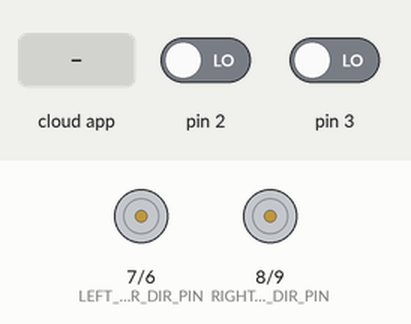
Simulated run of this sketch. Board: Arduino Mega 2560, built with avr-gcc and run on an emulated ATmega2560. On the bench: direction and speed pins drawn as motors (green arrow = direction pin HIGH = forward, orange = LOW = backward, longer = more drive). The test bench sets the inputs (shaded band); at power-on: pin 2 LOW, pin 3 LOW. The ROS host is connected and sends only what is stated.

Above: at 1.2 s.
1.3 s: the phone or cloud app sets left to 45
At 2.4 s:
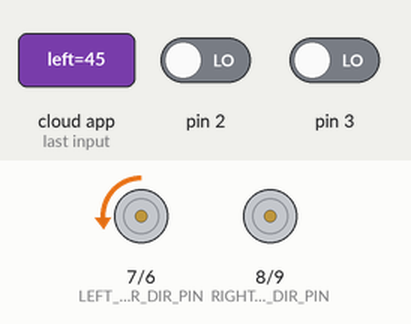
2.8 s: the phone or cloud app sets right to 45
At 3.6 s:
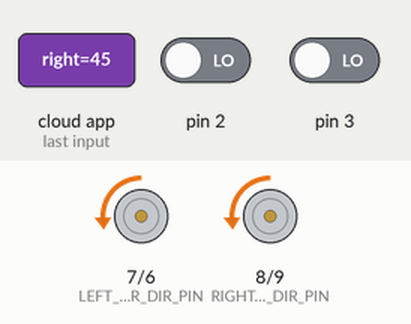
4.3 s: the phone or cloud app sets left to 0
At 4.7 s:
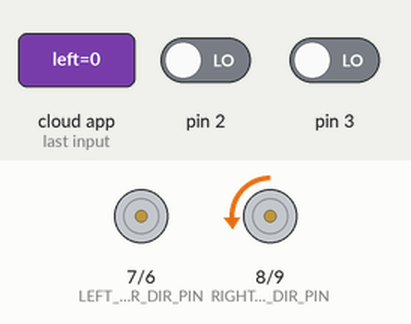
5.8 s: the phone or cloud app sets right to 90
At 7.0 s:
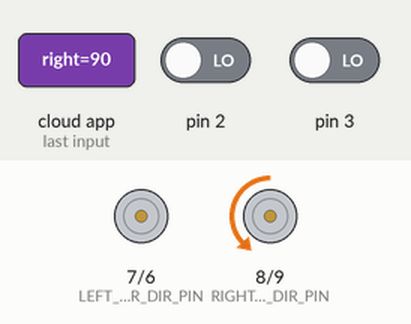
7.3 s: the phone or cloud app sets left to 90
At 8.2 s:
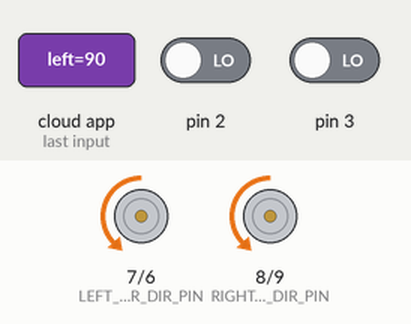
8.8 s: the phone or cloud app sets right to 0
At 9.3 s:
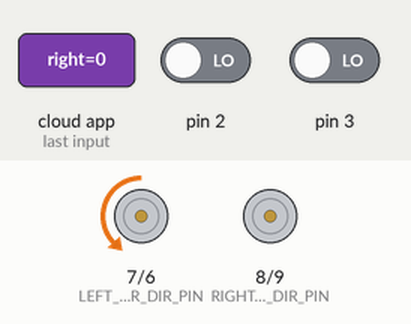
Timing chart, 0 to 11.3 s (numbered marks = the images above; inputs shaded):
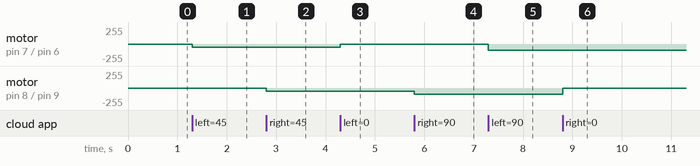

Measured:
- after the input at 1.3 s, motor on pin 7 (LEFT_MOTOR_DIR_PIN) / pin 6 (LEFT_MOTOR_PWM_PIN): stopped → backward 45/255 at once
- after the input at 2.8 s, motor on pin 8 (RIGHT_MOTOR_DIR_PIN) / pin 9 (RIGHT_MOTOR_PWM_PIN): stopped → backward 45/255 at once
- after the input at 4.3 s, motor on pin 7 (LEFT_MOTOR_DIR_PIN) / pin 6 (LEFT_MOTOR_PWM_PIN): backward 45/255 → stopped at once
- after the input at 5.8 s, motor on pin 8 (RIGHT_MOTOR_DIR_PIN) / pin 9 (RIGHT_MOTOR_PWM_PIN): backward 45/255 → backward 90/255 at once
- after the input at 7.3 s, motor on pin 7 (LEFT_MOTOR_DIR_PIN) / pin 6 (LEFT_MOTOR_PWM_PIN): stopped → backward 90/255 at once
- after the input at 8.8 s, motor on pin 8 (RIGHT_MOTOR_DIR_PIN) / pin 9 (RIGHT_MOTOR_PWM_PIN): backward 90/255 → stopped at once

The sketch:

diff_drive.ino
```cpp
// Sketch for ArduinoPi Robot

// includes
#include <ros.h>
#include <std_msgs/Int16.h>
#include <std_msgs/Int32.h>


// constants
#define LEFT_ENCODER_PIN 18  // left encoder on Digital Pin 18 - Arduino MEGA
#define RIGHT_ENCODER_PIN 19 // left encoder on Digital Pin 19 - Arduino MEGA
#define LEFT_ENCODER_INTERRUPT_NB 0
#define RIGHT_ENCODER_INTERRUPT_NB 1
#define LEFT_MOTOR_PWM_PIN 6  // motor A blue motorshield
#define LEFT_MOTOR_DIR_PIN 7
#define RIGHT_MOTOR_PWM_PIN 9 // motor B blue motorshield
#define RIGHT_MOTOR_DIR_PIN 8


// declaration of callbacks interrupts of encoders
void callBackInterruptLeftEncoder();
void callBackInterruptRightEncoder();
// declaration of callbacks for cmd msg reception
void callBackCmdLeftMotor( const std_msgs::Int32& msg);
void callBackCmdRightMotor( const std_msgs::Int32& msg);


// node
ros::NodeHandle nh;


// global variables
std_msgs::Int16 countLeftEncoder;
std_msgs::Int16 countRightEncoder;
std_msgs::Int32 ctrlLeftMotor;
std_msgs::Int32 ctrlRightMotor;
int leftWheelRotationDir = 1;  // 0: stop, +1: forward, -1: backward
int rightWheelRotationDir = 1; // 0: stop, +1: forward, -1: backward
double timeOfLastChangeLeftEncoder = 0.0;
double timeOfLastChangeRightEncoder = 0.0;

double publicationPeriodEncoders = 0.10;//0.05;
double timeOfLastPubEncoders = 0.0;

// publishers
ros::Publisher pubCountLeftEncoder("left_wheel", &countLeftEncoder);
ros::Publisher pubCountRightEncoder("right_wheel", &countRightEncoder);


// suscribers
ros::Subscriber<std_msgs::Int32> subCmdLeftMotor("motor/left", &callBackCmdLeftMotor );
ros::Subscriber<std_msgs::Int32> subCmdRightMotor("motor/right", &callBackCmdRightMotor );


// ****** executed once at Arduino power on or reset ******

void setup() {
 nh.getHardware()->setBaud(115200);
 nh.initNode();
 nh.advertise(pubCountLeftEncoder);
 nh.advertise(pubCountRightEncoder);
 nh.subscribe(subCmdLeftMotor);
 nh.subscribe(subCmdRightMotor);

 attachInterrupt(LEFT_ENCODER_INTERRUPT_NB,  callBackInterruptLeftEncoder, CHANGE);
 attachInterrupt(RIGHT_ENCODER_INTERRUPT_NB, callBackInterruptRightEncoder, CHANGE);

 pinMode(LEFT_MOTOR_DIR_PIN, OUTPUT);
 pinMode(RIGHT_MOTOR_PWM_PIN, OUTPUT);
 pinMode(RIGHT_MOTOR_DIR_PIN, OUTPUT);


}


// ****** infinite main loop on Arduino ******

void loop(){


 // Timer for encoder msg publication
 if (  ( (millis()/1000.0) - timeOfLastPubEncoders ) > publicationPeriodEncoders) {

  // publish messages
  //countLeftEncoder.header.stamp = nh.now();
  //countRightEncoder.header.stamp = countLeftEncoder.header.stamp;
  pubCountLeftEncoder.publish(&countLeftEncoder);
  pubCountRightEncoder.publish(&countRightEncoder);

  // Reset timer
  // if timer expired several times
  // => reset to the integer part of the number of timer periods from last reset of the timer
  timeOfLastPubEncoders = timeOfLastPubEncoders + publicationPeriodEncoders*floor( (millis()/1000.0 - timeOfLastPubEncoders) / publicationPeriodEncoders);

 }

 nh.spinOnce();

}


// definition of callback functions


void callBackCmdLeftMotor( const std_msgs::Int32& msg){

  int u = msg.data;

  // saturation
  if (u>255)
    u = 255;
  if (u<-255)
    u = -255;

  // write rotation speed module
  analogWrite(LEFT_MOTOR_PWM_PIN, abs(u));

  // write rotation speed direction
  if (u>=0) {
    digitalWrite(LEFT_MOTOR_DIR_PIN, LOW);  // forward or stop
    if (u==0){
      leftWheelRotationDir = 0;  // stop
    } else {
      leftWheelRotationDir = 1;  // forward
    }
  } else {
    digitalWrite(LEFT_MOTOR_DIR_PIN, HIGH);  // backward
    leftWheelRotationDir = -1;
  }

}

void callBackCmdRightMotor( const std_msgs::Int32& msg){

  int u = msg.data;

  // saturation
  if (u>255)
    u = 255;
  if (u<-255)
    u = -255;

  // write rotation speed module
  analogWrite(RIGHT_MOTOR_PWM_PIN, abs(u));

  // write rotation speed direction
  if (u>=0) {
    digitalWrite(RIGHT_MOTOR_DIR_PIN, LOW);  // forward or stop
    if (u==0){
      rightWheelRotationDir = 0;  // stop
    } else {
      rightWheelRotationDir = 1;  // forward
    }
  } else {
    digitalWrite(RIGHT_MOTOR_DIR_PIN, HIGH);  // backward
    rightWheelRotationDir = -1;
  }

}

void callBackInterruptLeftEncoder(){
  double t = millis()/1000.0;
  if (t>timeOfLastChangeLeftEncoder){
    countLeftEncoder.data = countLeftEncoder.data + 1*leftWheelRotationDir;
    timeOfLastChangeLeftEncoder = t;
  }
}


void callBackInterruptRightEncoder(){
  double t = millis()/1000.0;
  if (t>timeOfLastChangeRightEncoder){
    countRightEncoder.data = countRightEncoder.data + 1*rightWheelRotationDir;
    timeOfLastChangeRightEncoder = t;
  }
}
```
